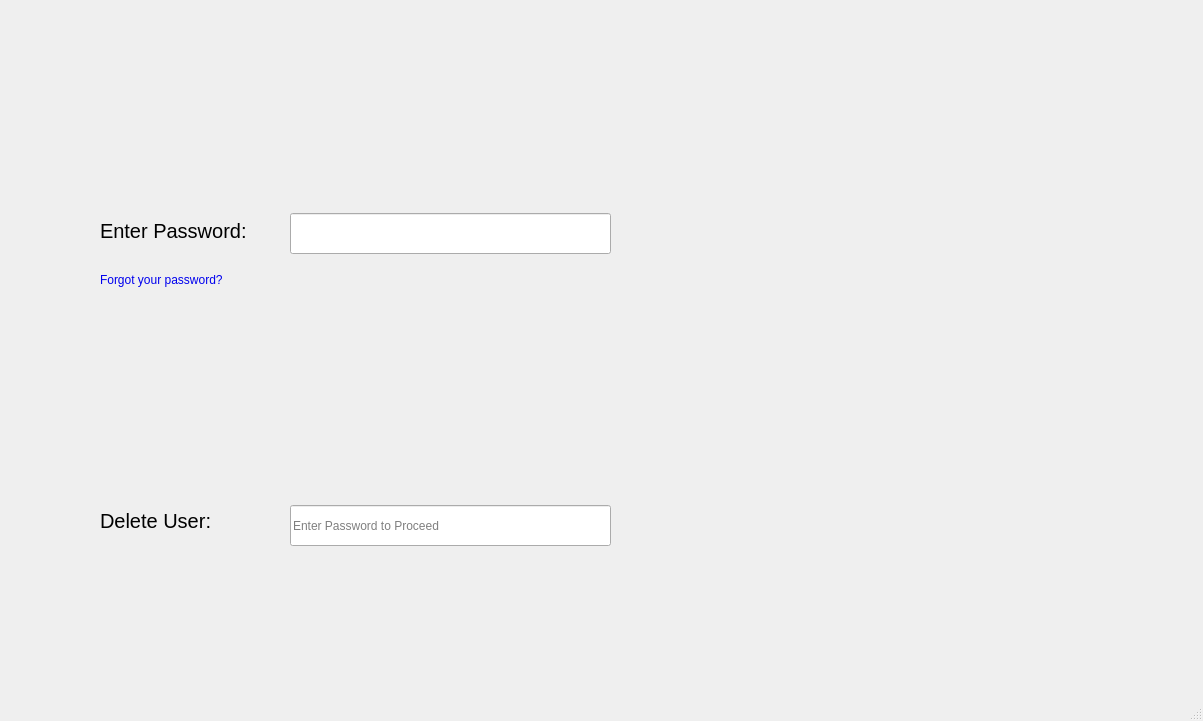
<?xml version="1.0" encoding="UTF-8"?>
<ui version="4.0">
 <class>OldUser</class>
 <widget class="QMainWindow" name="OldUser">
  <property name="geometry">
   <rect>
    <x>0</x>
    <y>0</y>
    <width>1203</width>
    <height>721</height>
   </rect>
  </property>
  <property name="windowTitle">
   <string>Forge</string>
  </property>
  <property name="windowIcon">
   <iconset resource="resources.qrc">
    <normaloff>:/icons/flame-icon.png</normaloff>:/icons/flame-icon.png</iconset>
  </property>
  <widget class="QWidget" name="centralwidget">
   <widget class="QLabel" name="titleLabel">
    <property name="geometry">
     <rect>
      <x>60</x>
      <y>70</y>
      <width>601</width>
      <height>71</height>
     </rect>
    </property>
    <property name="font">
     <font>
      <pointsize>40</pointsize>
     </font>
    </property>
    <property name="text">
     <string/>
    </property>
   </widget>
   <widget class="QLineEdit" name="passBox">
    <property name="geometry">
     <rect>
      <x>290</x>
      <y>213</y>
      <width>321</width>
      <height>41</height>
     </rect>
    </property>
   </widget>
   <widget class="QLabel" name="passLabel">
    <property name="geometry">
     <rect>
      <x>100</x>
      <y>210</y>
      <width>181</width>
      <height>41</height>
     </rect>
    </property>
    <property name="font">
     <font>
      <pointsize>15</pointsize>
     </font>
    </property>
    <property name="text">
     <string>Enter Password:</string>
    </property>
   </widget>
   <widget class="QLabel" name="forgotLabel">
    <property name="geometry">
     <rect>
      <x>100</x>
      <y>270</y>
      <width>151</width>
      <height>20</height>
     </rect>
    </property>
    <property name="styleSheet">
     <string notr="true">color: #0000EE;</string>
    </property>
    <property name="text">
     <string>Forgot your password?</string>
    </property>
   </widget>
   <widget class="QLabel" name="deleteLabel">
    <property name="geometry">
     <rect>
      <x>100</x>
      <y>500</y>
      <width>141</width>
      <height>41</height>
     </rect>
    </property>
    <property name="font">
     <font>
      <pointsize>15</pointsize>
     </font>
    </property>
    <property name="text">
     <string>Delete User:</string>
    </property>
   </widget>
   <widget class="QLineEdit" name="deleteBox">
    <property name="geometry">
     <rect>
      <x>290</x>
      <y>505</y>
      <width>321</width>
      <height>41</height>
     </rect>
    </property>
    <property name="placeholderText">
     <string>Enter Password to Proceed</string>
    </property>
   </widget>
  </widget>
  <widget class="QMenuBar" name="menubar">
   <property name="geometry">
    <rect>
     <x>0</x>
     <y>0</y>
     <width>1203</width>
     <height>25</height>
    </rect>
   </property>
  </widget>
  <widget class="QStatusBar" name="statusbar"/>
 </widget>
 <resources>
  <include location="resources.qrc"/>
 </resources>
 <connections/>
</ui>
